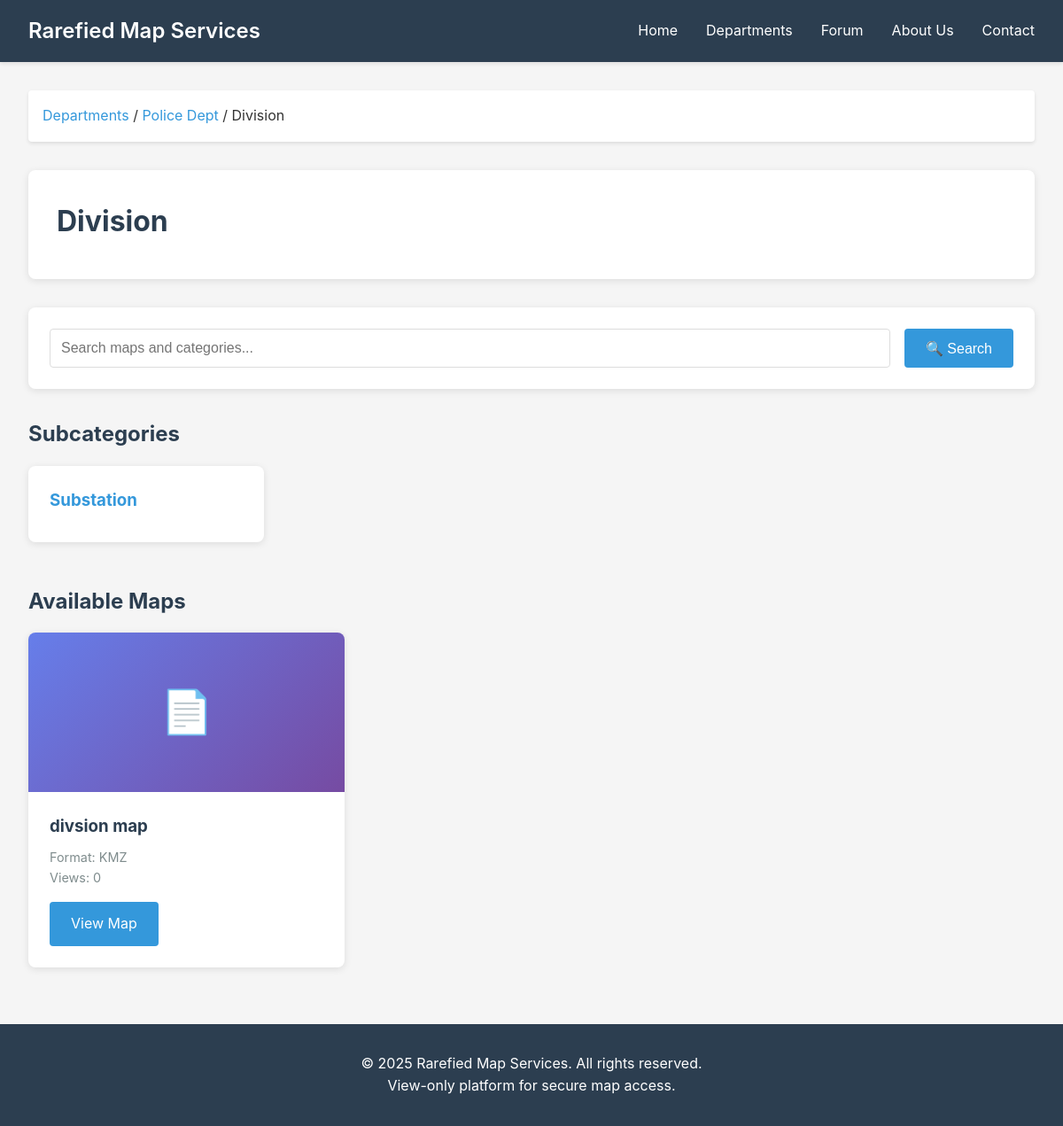
The app's page /category/4/ with its own data.
### maps/models.py (models this page shows, shortened)
class Category(models.Model):
    name = models.CharField(max_length=200)
    department = models.ForeignKey(Department, on_delete=models.CASCADE, related_name='categories')
    parent = models.ForeignKey('self', null=True, blank=True, on_delete=models.CASCADE, related_name='subcategories')
    description = models.TextField(blank=True)
    created_at = models.DateTimeField(auto_now_add=True)
    updated_at = models.DateTimeField(auto_now=True)
    is_active = models.BooleanField(default=True)
    class Meta:
        ordering = ['name']
        verbose_name = 'Category'
        verbose_name_plural = 'Categories'
        unique_together = ['name', 'department', 'parent']

class Department(models.Model):
    name = models.CharField(max_length=200, unique=True)
    description = models.TextField(blank=True)
    created_at = models.DateTimeField(auto_now_add=True)
    updated_at = models.DateTimeField(auto_now=True)
    is_active = models.BooleanField(default=True)
    class Meta:
        ordering = ['name']
        verbose_name = 'Department'
        verbose_name_plural = 'Departments'

class Map(models.Model):
    MAP_FORMAT_CHOICES = [
        ('pdf', 'PDF'),
        ('kmz', 'KMZ'),
        ('kml', 'KML'),
    ]
    title = models.CharField(max_length=200)
    description = models.TextField(blank=True)
    department = models.ForeignKey(Department, on_delete=models.CASCADE, related_name='maps')
    category = models.ForeignKey(Category, on_delete=models.CASCADE, related_name='maps')
    file = models.FileField(upload_to='maps/%Y/%m/')
    file_format = models.CharField(max_length=10, choices=MAP_FORMAT_CHOICES)
    thumbnail = models.ImageField(upload_to='thumbnails/%Y/%m/', blank=True, null=True)
    created_at = models.DateTimeField(auto_now_add=True)
    updated_at = models.DateTimeField(auto_now=True)
    is_active = models.BooleanField(default=True)
    view_count = models.IntegerField(default=0)
    class Meta:
        ordering = ['-created_at']
        verbose_name = 'Map'
        verbose_name_plural = 'Maps'

### maps/views.py (the view, shortened to what this page needs)
# urls.py: path('category/<int:category_id>/', views.category_detail, name='category_detail'),
def category_detail(request, category_id):
    category = get_object_or_404(Category, id=category_id, is_active=True)
    subcategories = category.subcategories.filter(is_active=True)
    maps = Map.objects.filter(category=category, is_active=True)
    search_query = request.GET.get('q', '').strip()
    context = {
        'category': category,
        'subcategories': subcategories,
        'maps': maps,
        'search_query': search_query,
    }
    return render(request, 'maps/category_detail.html', context)

### maps/templates/maps/category_detail.html (shortened to what this page needs)
{% extends 'maps/base.html' %}
{% block content %}
<div class="breadcrumb">
    <a href="{% url 'departments_list' %}">Departments</a> /
    <a href="{% url 'department_detail' category.department.id %}">{{ category.department.name }}</a> /
    {{ category.name }}
</div>
<div class="page-header">
    <h1>{{ category.name }}</h1>
</div>
<div class="search-section">
    <form method="get" class="search-form">
        <input type="text" name="q" placeholder="Search maps and categories..." value="{{ search_query }}" autofocus>
        <button type="submit">🔍 Search</button>
    </form>
</div>
{% if subcategories and not search_query or subcategories %}
<h2 class="section-title">Subcategories</h2>
<div class="subcategories-grid">
    {% for subcategory in subcategories %}
    <a href="{% url 'category_detail' subcategory.id %}" class="subcategory-card">
        <h3>{{ subcategory.name }}</h3>
    </a>
    {% endfor %}
</div>
{% endif %}
{% if maps and not search_query or maps %}
<h2 class="section-title">Available Maps</h2>
<div class="maps-grid">
    {% for map in maps %}
    <div class="map-card">
        <div class="map-thumbnail">
            {% if map.thumbnail %}
            <img src="{{ map.thumbnail.url }}" alt="{{ map.title }}">
            {% else %}
            📄
            {% endif %}
        </div>
        <div class="map-content">
            <h3>{{ map.title }}</h3>
            <div class="map-meta">
                <p>Format: {{ map.file_format|upper }}</p>
                <p>Views: {{ map.view_count }}</p>
            </div>
            <a href="{% url 'map_viewer' map.id %}" class="btn">View Map</a>
        </div>
    </div>
    {% endfor %}
</div>
{% elif not subcategories %}
<div class="empty-state">
    <h3>No maps available</h3>
    <p>This category doesn't have any maps yet.</p>
</div>
{% endif %}
{% endblock %}

### maps/templates/maps/base.html (style rules this page uses)
* { margin: 0; padding: 0; box-sizing: border-box; }
body { font-family: -apple-system, BlinkMacSystemFont, 'Segoe UI', Roboto, Oxygen, Ubuntu, Cantarell, sans-serif; line-height: 1.6; color: #333; background-color: #f5f5f5; }

### maps/templates/maps/category_detail.html (style rules this page uses)
.breadcrumb { background: white; padding: 1rem; border-radius: 4px; margin-bottom: 2rem; box-shadow: 0 2px 4px rgba(0,0,0,0.1); }
.breadcrumb a { color: #3498db; text-decoration: none; }
.page-header { background: white; padding: 2rem; border-radius: 8px; box-shadow: 0 2px 8px rgba(0,0,0,0.1); margin-bottom: 2rem; }
.page-header h1 { color: #2c3e50; margin-bottom: 0.5rem; }
.section-title { font-size: 1.5rem; color: #2c3e50; margin: 2rem 0 1rem 0; }
.subcategories-grid { display: grid; grid-template-columns: repeat(auto-fill, minmax(250px, 1fr)); gap: 1.5rem; margin-bottom: 3rem; }
.subcategory-card { background: white; border-radius: 8px; box-shadow: 0 2px 8px rgba(0,0,0,0.1); padding: 1.5rem; transition: transform 0.3s, box-shadow 0.3s; text-decoration: none; color: inherit; display: block; }
.subcategory-card h3 { color: #3498db; margin-bottom: 0.5rem; }
.maps-grid { display: grid; grid-template-columns: repeat(auto-fill, minmax(300px, 1fr)); gap: 2rem; }
.map-card { background: white; border-radius: 8px; box-shadow: 0 2px 8px rgba(0,0,0,0.1); overflow: hidden; transition: transform 0.3s, box-shadow 0.3s; }
.map-thumbnail { width: 100%; height: 180px; background: linear-gradient(135deg, #667eea 0%, #764ba2 100%); display: flex; align-items: center; justify-content: center; color: white; font-size: 3rem; }
.map-content { padding: 1.5rem; }
.map-content h3 { color: #2c3e50; margin-bottom: 0.5rem; }
.map-meta { color: #7f8c8d; font-size: 0.9rem; margin-bottom: 1rem; }
.btn { display: inline-block; padding: 0.75rem 1.5rem; background-color: #3498db; color: white; text-decoration: none; border-radius: 4px; transition: background-color 0.3s; }
.search-section { background: white; padding: 1.5rem; border-radius: 8px; box-shadow: 0 2px 8px rgba(0,0,0,0.1); margin-bottom: 2rem; }
.search-form { display: flex; gap: 1rem; flex-wrap: wrap; }
.search-form input { flex: 1; min-width: 250px; padding: 0.75rem; border: 1px solid #ddd; border-radius: 4px; font-size: 1rem; }
.search-form button { padding: 0.75rem 1.5rem; background-color: #3498db; color: white; border: none; border-radius: 4px; cursor: pointer; transition: background-color 0.3s; font-size: 1rem; }

### records on screen
Category: department.name "Police Dept", name "Division"
Category: name "Substation"
Map: title "divsion map", file_format "KMZ", view_count "0"
